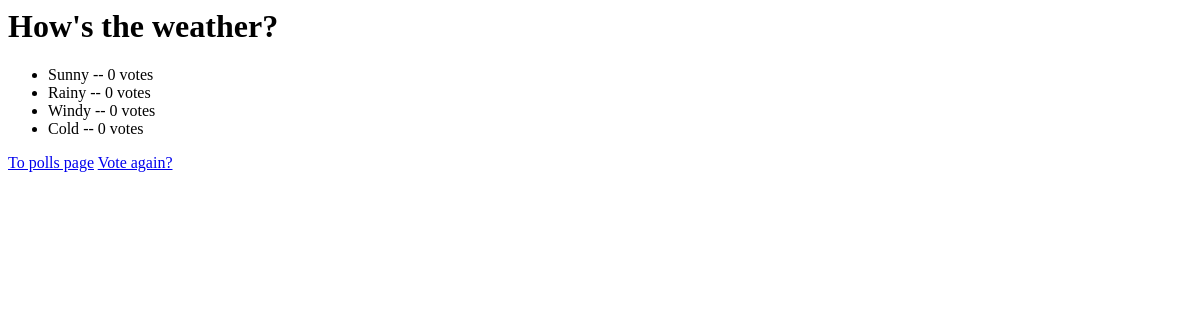
/polls/1/results/, run on an earlier commit of the app's database.
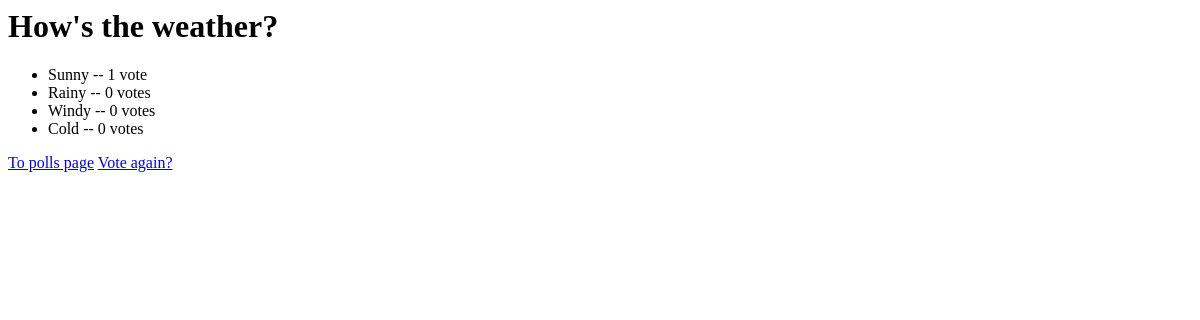
And on a later commit of the database.
### polls/models.py (models this page shows, shortened)
class Choice(models.Model):
    question = models.ForeignKey(Question, on_delete=models.CASCADE)
    choice_text = models.CharField(max_length=200)
    votes = models.IntegerField(default=0)

### polls/views.py (the view)
# urls.py: path("<int:pk>/results/", views.ResultsView.as_view(), name="results"),
class ResultsView(generic.DetailView):
    model = Question
    template_name = "polls/results.html"

### polls/templates/polls/results.html (shortened to what this page needs)
<body></body>
<h1>{{ question.question_text }}</h1>
<ul>
{% for choice in question.choice_set.all %}
    <li>{{ choice.choice_text }} -- {{ choice.votes }} vote{{ choice.votes|pluralize }}</li>
{% endfor %}
</ul>
<a href="{% url 'polls:index' %}">To polls page</a>
<a href="{% url 'polls:detail' question.id %}">Vote again?</a>

What changed in the data, as far as the page shows it:
changed Choice "Sunny": votes "0" → "1"
